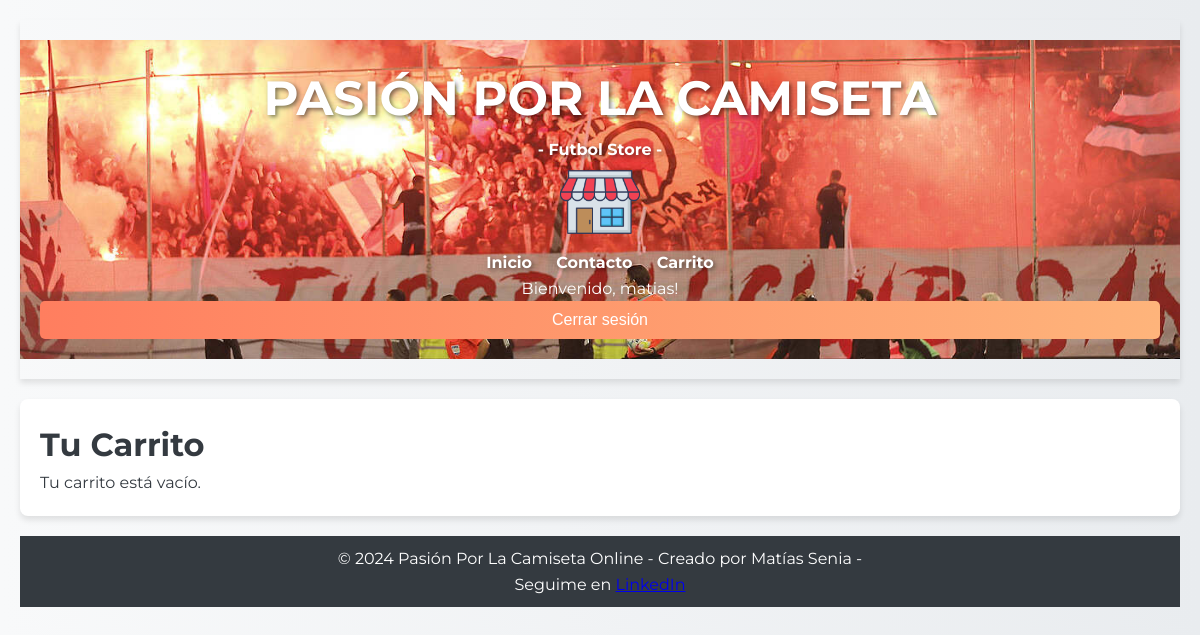
Page /shop/carrito/ (signed in) on the earlier database version.
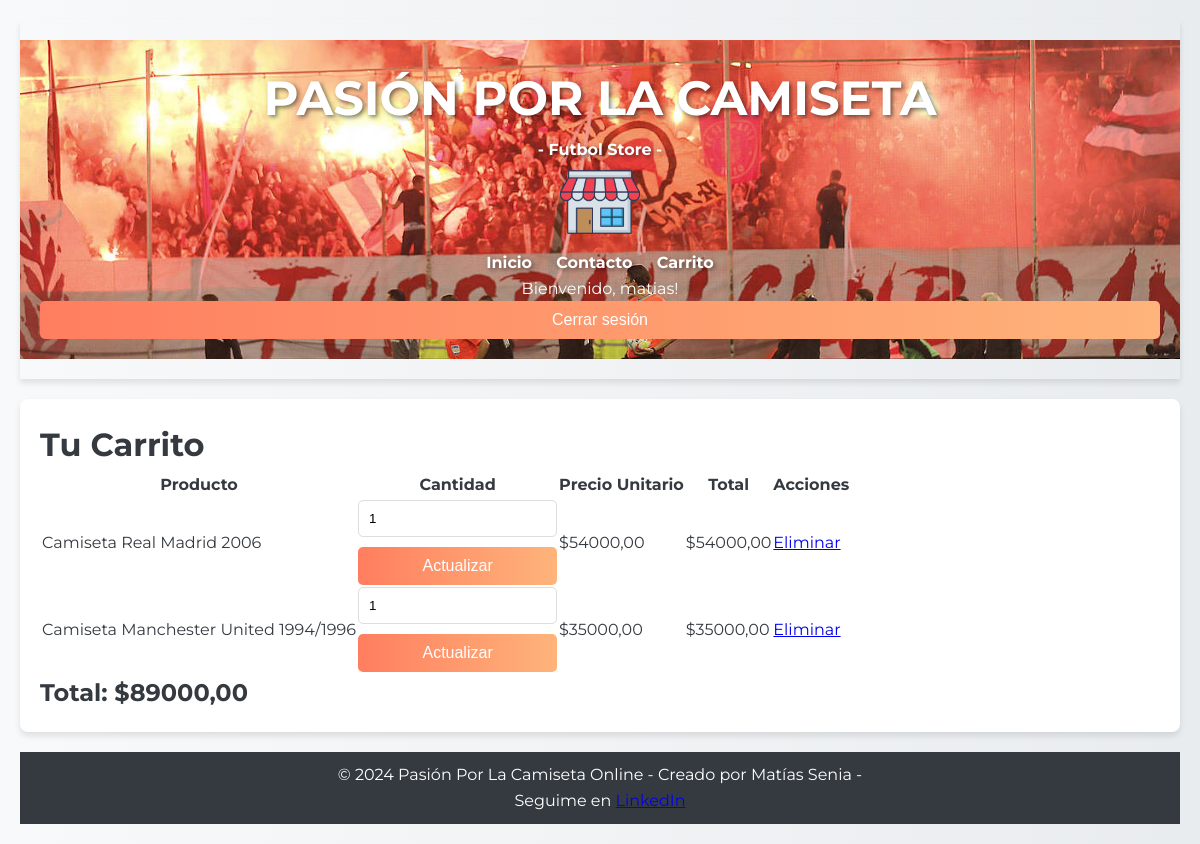
Same page on the later database version.
### shop/models.py (models this page shows, shortened)
class ElementoCarrito(models.Model):
    carrito = models.ForeignKey(Carrito, related_name='elementos', on_delete=models.CASCADE)
    remera = models.ForeignKey(Remera, on_delete=models.CASCADE)
    cantidad = models.PositiveIntegerField(default=1)
    def get_total_precio(self):
        return self.cantidad * self.remera.precio

class Remera(models.Model):
    TALLE_CHOICES = [
        (1, 'XS'),
        (2, 'S'),
        (3, 'M'),
        (4, 'L'),
        (5, 'XL'),
        (6, 'XXL'),
    ]
    GENERO_CHOICES = [
        (1, 'Hombre'),
        (2, 'Mujer'),
        (3, 'Unisex'),
    ]
    nombre = models.CharField(max_length=100)
    descripcion = models.TextField()
    precio = models.DecimalField(max_digits=10, decimal_places=2)
    imagen = models.ImageField(upload_to='remeras/')
    marca = models.CharField(max_length=50)
    talle = models.PositiveSmallIntegerField(choices=TALLE_CHOICES)
    color = models.CharField(max_length=50)
    lisa = models.BooleanField(default=True)
    genero = models.PositiveSmallIntegerField(choices=GENERO_CHOICES)

### shop/views.py (the view)
# urls.py: path( 'carrito/', views.carrito, name='carrito'),
@login_required
def carrito(request):
    carrito = Carrito.objects.filter(usuario=request.user, activo=True).first()
    elementos = carrito.elementos.all() if carrito else []
    total_compra = sum(elemento.get_total_precio() for elemento in elementos)
    return render(request, 'shop/carrito.html', {'carrito': carrito, 'elementos': elementos, 'total_compra':total_compra})

### shop/templates/shop/carrito.html (shortened to what this page needs)
{% extends 'shop/base.html' %}
{% block content %}
<h1>Tu Carrito</h1>
{% if elementos %}
    <table>
        <thead>
            <tr>
                <th>Producto</th>
                <th>Cantidad</th>
                <th>Precio Unitario</th>
                <th>Total</th>
                <th>Acciones</th>
            </tr>
        </thead>
        <tbody>
            {% for elemento in elementos %}
            <tr>
                <td>{{ elemento.remera.nombre }}</td>
                <td>
                    <form action="{% url 'actualizar_cantidad_elemento_carrito' elemento.id %}" method="post">
                        <input type="number" name="cantidad" value="{{ elemento.cantidad }}" min="1">
                        <button type="submit">Actualizar</button>
                    </form>
                </td>
                <td>${{ elemento.remera.precio }}</td>
                <td>${{ elemento.get_total_precio }}</td>
                <td>
                    <a href="{% url 'eliminar_elemento_carrito' elemento.id %}">Eliminar</a>
                </td>
            </tr>
            {% endfor %}
        </tbody>
    </table>
    <h2>Total: ${{ total_compra }}</h2>
{% else %}
    <p>Tu carrito está vacío.</p>
{% endif %}
{% endblock %}

### shop/templates/shop/base.html (shortened to what this page needs)
{% load static %}
<!DOCTYPE html>
<html lang="en">
<head>
    <link rel="stylesheet" href="{% static '/css/styles.css' %}">
</head>
<body>
    <header>
        <div class="header-container">
            <div class="logo">
                <h1>PASIÓN POR LA CAMISETA</h1>
                <h2> - Futbol Store - </h2>
                <a href="{% url 'home' %}">
                    <img src="{% static 'img/logo-shop.png' %}" alt="Logo de la Tienda">
                </a>
            </div>
            <nav>
                <ul>
                    <li><a href="{% url 'home' %}">Inicio</a></li>
                    <li><a href="{% url 'contacto' %}">Contacto</a></li>
                    <li><a href="{% url 'carrito' %}">Carrito</a></li>
                    {% if user.is_authenticated %}
                        <p>Bienvenido, {{ user.username }}!</p>
                        <form method="post" action="{% url 'logout' %}">
                            <button type="submit">Cerrar sesión</button>
                        </form>
                    {% else %}
                        <a href="{% url 'login' %}">Iniciar Sesión</a>
                    {% endif %}
                </ul>
            </nav>
        </div>
    </header>
    <main>
        {% block content %}
        {% endblock %}
    </main>
    <footer>
        <p>&copy; 2024 Pasión Por La Camiseta Online - Creado por Matías Senia - </p>
        <p>Seguime en <a href="https://www.linkedin.com/in/matiassenia/" target="_blank">LinkedIn</a></p>
    </footer>
</body>
</html>

### shop/static/css/styles.css (style rules this page uses)
* { margin: 0; padding: 0; box-sizing: border-box; }
body { font-family: "Montserrat", sans-serif; background: linear-gradient(to right, #f8f9fa, #e9ecef); color: #343a40; line-height: 1.6; padding: 20px; }
header { background: transparent; color: #fff; padding: 20px 0; text-align: center; box-shadow: 0 4px 6px rgba(0, 0, 0, 0.1); }
.header-container h1 { text-shadow: 2px 2px 4px rgba(0, 0, 0, 0.5); color: white; font-size: 3em; }
.header-container h2 { text-shadow: 2px 2px 4px rgba(0, 0, 0, 0.5); color: white; font-size: 1em; }
.header-container a { text-shadow: 2px 2px 4px rgba(0, 0, 0, 0.5); color: white; font-size: 1em; }
.header-container { background: url('../img/hinchadas.jpeg') no-repeat center center; background-size: cover; padding: 20px; text-align: center; }
.header-container img { max-width: 100%; height: auto; }
header .logo img { max-width: 80px; }
header nav ul { list-style: none; }
header nav ul li { display: inline; margin: 0 10px; }
header nav ul li a { color: #fff; text-decoration: none; font-weight: bold; transition: color 0.3s; }
main { padding: 20px; background: #fff; border-radius: 8px; box-shadow: 0 4px 6px rgba(0, 0, 0, 0.1); margin: 20px 0; }
footer { text-align: center; padding: 10px 0; background: #343a40; color: #fff; margin-top: 20px; }
button { background: linear-gradient(to right, #ff7e5f, #feb47b); border: none; color: #fff; padding: 10px 20px; font-size: 16px; border-radius: 5px; cursor: pointer; transition: background 0.3s; }
form { display: flex; flex-direction: column; gap: 10px; }
form input, form select, form textarea { padding: 10px; border: 1px solid #ddd; border-radius: 5px; width: 100%; }

Differences in the rows shown:
added ElementoCarrito: remera.nombre "Camiseta Real Madrid 2006", cantidad "1", remera.precio "54000,00", get_total_precio "54000,00"
added ElementoCarrito: remera.nombre "Camiseta Manchester United 1994/1996", cantidad "1", remera.precio "35000,00", get_total_precio "35000,00"
Other differences:
{{ total_compra }}: (not shown) → "89000,00"
text no longer shown: "Tu carrito está vacío."
text now shown: "Producto Cantidad Precio Unitario Total Acciones Total: $"
